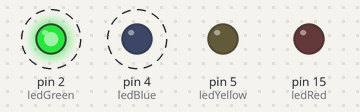
This program was run on a simulated MicroPython board. Parts: output pins drawn as LEDs (lit = HIGH). Dashed ring = blinking. Threads take turns every 2 ms; what the program prints to the serial console is not drawn.

Above: at 0.07 s.
Timing chart, 0 to 3.0 s (numbered marks = the images above):
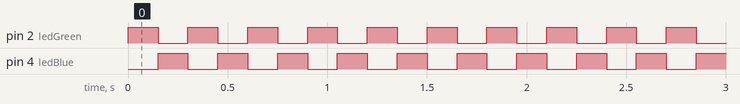

The program:

00_rtt_threads.py
```python
import micropython
from machine import Pin
import time
import _thread

micropython.alloc_emergency_exception_buf(100)

ledRed = Pin(15, Pin.OUT)
ledGreen = Pin(2, Pin.OUT)
ledBlue = Pin(4, Pin.OUT)
ledYellow = Pin(5, Pin.OUT)

def toggle(pin):
    if pin.value():
        pin.off()
    else:
        pin.on()

def task1():
    while True:
        toggle(ledBlue)
        time.sleep_ms(150)

def task2():
    while True:
        toggle(ledGreen)
        time.sleep_ms(150)

ledRed.off()
ledGreen.off()
ledBlue.on()
ledYellow.off()

_thread.start_new_thread(task1, ())
_thread.start_new_thread(task2, ())

TimeStart = time.ticks_ms()

while True:
    time.sleep_ms(5000)
    SecondsLive = time.ticks_diff(time.ticks_ms(), TimeStart) / 1000
    print("Executing for ", SecondsLive, " seconds")
```

Measured:
- by itself, pin 2 (ledGreen), pin 4 (ledBlue): alternates HIGH for 0.15 s and LOW for 0.15 s
- by itself, everything shown: repeats every 1.2 s, in 8 steps
